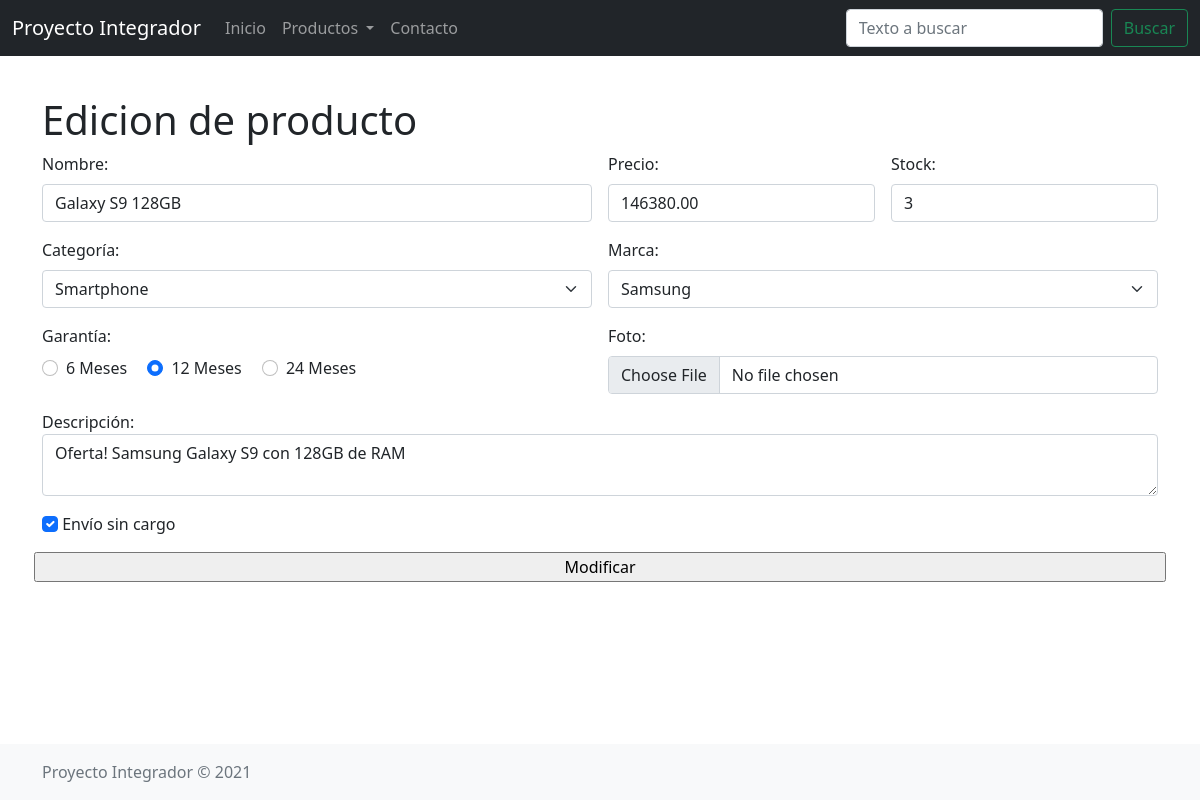
/productos-editar.php?producto_editar=3, run on the app's committed database.
### tables this page shows
CREATE TABLE `productos` (
  `id_producto` int(11) NOT NULL,
  `nombre` varchar(50) NOT NULL,
  `id_categoria` int(10) UNSIGNED NOT NULL,
  `id_marca` int(11) NOT NULL,
  `precio` decimal(8,2) UNSIGNED NOT NULL,
  `stock` int(10) UNSIGNED NOT NULL,
  `garantia` tinyint(3) UNSIGNED NOT NULL,
  `detalles` varchar(3000) DEFAULT NULL,
  `envio` tinyint(1) DEFAULT NULL,
  `foto` varchar(100) DEFAULT NULL,
  `fecha_de_alta` timestamp NOT NULL DEFAULT current_timestamp() ON UPDATE current_timestamp()
);

### productos-editar.php (called while the page is built, shortened)
<?php
require_once 'funciones.php';
$link = mysqli_connect(DB_HOST, DB_USER, DB_PASSWORD, DB_NAME);
$envio = '';
$idGet = $_GET['producto_editar'];
if ($_SERVER['REQUEST_METHOD'] === 'GET') {
    $query = <<<QUERY
SELECT
	id_producto,
	nombre,
    id_categoria,
    id_marca,
    precio,
    stock,
    garantia,
    detalles,
    envio,
    foto
FROM
	productos
WHERE
	id_producto = $idGet
QUERY;
    $result = mysqli_query($link, $query);
    if ($result) {
        $fetch = mysqli_fetch_assoc($result);
        $nombre = $fetch['nombre'];
        $precio = $fetch['precio'];
        $stock = $fetch['stock'];
        $categoria = $fetch['id_categoria'];
        $marca = $fetch['id_marca'];
        $garantia = $fetch['garantia'];
        $descripcion = $fetch['detalles'];
        $envio = $fetch['envio'];
    }
}
$method = 'POST';
$btnValue = 'Modificar';
include '_header.php';
include '_productos-form.php';
include '_footer.php';

### funciones.php (the view, shortened to what this page needs)
<?php
function getCategoriasSelect ($id) {
    $link = mysqli_connect(DB_HOST, DB_USER, DB_PASSWORD, DB_NAME);
    $query = 'SELECT id_categoria, nombre FROM categorias ORDER BY nombre';
    $result = mysqli_query($link, $query);
    $htmlOptions = '';
    while ($categoria = mysqli_fetch_assoc($result)) {
        $id_categoria = $categoria['id_categoria'];
        $nombreCategoria = $categoria['nombre'];
        $selected = '';
        if ($id === $id_categoria) {
            $selected = 'selected';
        }
        $htmlOptions .= <<<HTML_OPTION
            <option value="$id_categoria" $selected>$nombreCategoria</option>;
        HTML_OPTION;
    }
    $vacioSelected = '';
    return <<<HTML_SELECT
        <select class="form-select" id="categoria" name="categoria">
            <option disabled $vacioSelected>Seleccionar...</option>
            $htmlOptions
        </select>
    HTML_SELECT;
}
function getMarcasSelect ($id) {
    $link = mysqli_connect(DB_HOST, DB_USER, DB_PASSWORD, DB_NAME);
    $query = 'SELECT id_marca, nombre FROM marcas ORDER BY nombre';
    $result = mysqli_query($link, $query);
    $htmlOptions = '';
    while ($marca = mysqli_fetch_assoc($result)) {
        $id_marca = $marca['id_marca'];
        $nombreMarca = $marca['nombre'];
        $selected = '';
        if ($id === $id_marca) {
            $selected = 'selected';
        }
        $htmlOptions .= <<<HTML_OPTION
            <option value="$id_marca" $selected>$nombreMarca</option>;
        HTML_OPTION;
    }
    $vacioSelected = '';
    return <<<HTML_SELECT
        <select class="form-select" id="marca" name="marca">
            <option disabled $vacioSelected>Seleccionar...</option>
            $htmlOptions
        </select>
    HTML_SELECT;
}
?>

### _productos-form.php (shortened to what this page needs)
<form class="row g-3" method="<?= $method ?>" action="" novalidate>
    <div class="col-md-6 col-xxl-4">
        <label class="form-label" for="nombre">Nombre:</label>
        <input class="form-control" type="text" id="nombre" name="nombre" minlength="3" value="<?= $nombre ?>" autofocus required autocomplete="off">
    </div>
    <div class="col-md-3 col-sm-6 col-xxl-1">
        <label class="form-label" for="precio">Precio:</label>
        <input class="form-control" type="text" id="precio" name="precio" value="<?= $precio ?>"">
</div>
<div class=" col-md-3 col-sm-6 col-xxl-1">
        <label class="form-label" for="stock">Stock:</label>
        <input class="form-control" type="text" id="stock" name="stock" value="<?= $stock ?>"">
</div>
<div class=" col-md-6 col-xxl-3">
        <label class="form-label" for="categoria">Categoría:</label>
        <?= getCategoriasSelect($categoria) ?>
    </div>
    <div class="col-md-6 col-xxl-3">
        <label class="form-label" for="marca" required>Marca:</label>
        <?= getMarcasSelect($marca)  ?>
    </div>
    <div class="col-md-6">
        <label class="form-label" for="garantia" required>Garantía:</label><br>
        <div class="form-check form-check-inline">
            <input class="form-check-input" type="radio" name="garantia" id="inlineRadio1" value="6" <?php if ($garantia === '6') {
                                                                                                            echo 'checked';
                                                                                                        } ?>>
            <label class="form-check-label" for="inlineRadio1">6 Meses</label>
        </div>
        <div class="form-check form-check-inline">
            <input class="form-check-input" type="radio" name="garantia" id="inlineRadio2" value="12" <?php if ($garantia === '12') {
                                                                                                            echo 'checked';
                                                                                                        } ?>>
            <label class="form-check-label" for="inlineRadio2">12 Meses</label>
        </div>
        <div class="form-check form-check-inline">
            <input class="form-check-input" type="radio" name="garantia" id="inlineRadio3" value="24" <?php if ($garantia === '24') {
                                                                                                            echo 'checked';
                                                                                                        } ?>>
            <label class="form-check-label" for="inlineRadio3">24 Meses</label>
        </div>
    </div>
    <div class="col-md-6">
        <label class="form-label" for="foto">Foto:</label>
        <input class="form-control" type="file" id="foto" name="foto">
    </div>
    <div class="col-md-12">
        <label class="textarea" for="descripcion">Descripción:</label> <br>
        <textarea class="form-control" type="text" id="descripcion" name="descripcion" minlength="10" maxlength="500" placeholder="Descripcion" required><?= $descripcion ?></textarea>
    </div>
    <div class="col-md-12">
        <input class="form-check-input" type="checkbox" value="1" id="envio" name="envio" <?php if ($envio === '1') {
                                                                                                echo 'checked';
                                                                                            } ?>>
        <label class="form-check-label" for="envio">Envío sin cargo</label>
    </div>
    <input type="submit" value="<?= $btnValue ?>">
</form>

### data on the page
productos: nombre "Galaxy S9 128GB", precio "146380.00", stock "3", garantia "☐ 6 Meses", garantia "☑ 12 Meses", garantia "☐ 24 Meses", descripcion "Oferta! Samsung Galaxy S9 con 128GB de RAM", envio "☑"

### other printed values
$titulo "Edicion de producto"
form field categoria "Smartphone"
form field marca "Samsung"
